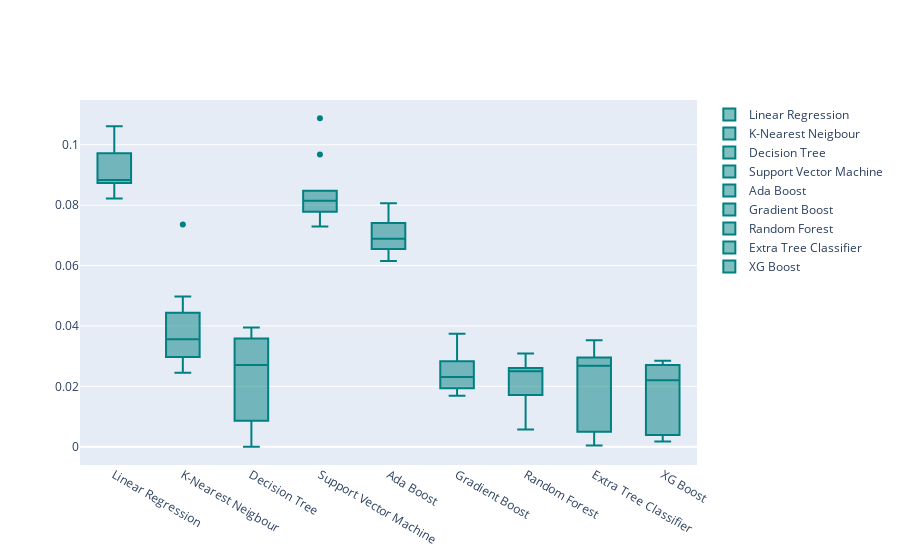

Source (notebook cell):
### Markdown cell above
### Model Training and Evaluation

### Code cell
import warnings
warnings.filterwarnings("ignore")

models = GetBasedModel()
names, results, metric_names, metric_values = BasedLine2(X_train, y_train, X_test, y_test, models)
PlotBoxR().PlotResult(names, results)
pd.DataFrame(metric_values, columns=metric_names[0], index=names)

### Figure 1 — Plotly figure (JSON) as saved in the notebook; plotly's stock layout.template omitted (floating-point values rounded to 4 significant figures)
{"data": [{"marker": {"color": "rgb(0, 128, 128)"}, "name": "Linear Regression", "type": "box", "y": [0.09061, 0.1062, 0.09718, 0.1039, 0.08283, 0.08737, 0.08775, 0.08894, 0.08762, 0.08217]}, {"marker": {"color": "rgb(0, 128, 128)"}, "name": "K-Nearest Neigbour", "type": "box", "y": [0.03661, 0.07356, 0.02838, 0.04979, 0.03343, 0.02449, 0.03661, 0.02968, 0.03455, 0.04436]}, {"marker": {"color": "rgb(0, 128, 128)"}, "name": "Decision Tree", "type": "box", "y": [0.02849, 0.03271, 0.03639, 0.03583, 0.02572, 0.008641, 1.453e-16, 0.004407, 0.02573, 0.03946]}, {"marker": {"color": "rgb(0, 128, 128)"}, "name": "Support Vector Machine", "type": "box", "y": [0.07296, 0.1088, 0.08369, 0.09677, 0.07928, 0.08475, 0.0786, 0.07646, 0.08375, 0.07783]}, {"marker": {"color": "rgb(0, 128, 128)"}, "name": "Ada Boost", "type": "box", "y": [0.06879, 0.07622, 0.06892, 0.06417, 0.07313, 0.06701, 0.06552, 0.07408, 0.06152, 0.08067]}, {"marker": {"color": "rgb(0, 128, 128)"}, "name": "Gradient Boost", "type": "box", "y": [0.01941, 0.02794, 0.02832, 0.03741, 0.02449, 0.0169, 0.02176, 0.01915, 0.02101, 0.03204]}, {"marker": {"color": "rgb(0, 128, 128)"}, "name": "Random Forest", "type": "box", "y": [0.02512, 0.02535, 0.02139, 0.03038, 0.02606, 0.008737, 0.01717, 0.005724, 0.02488, 0.03084]}, {"marker": {"color": "rgb(0, 128, 128)"}, "name": "Extra Tree Classifier", "type": "box", "y": [0.02789, 0.03272, 0.02573, 0.03525, 0.02574, 0.004987, 0.0009871, 0.0003742, 0.02959, 0.02949]}, {"marker": {"color": "rgb(0, 128, 128)"}, "name": "XG Boost", "type": "box", "y": [0.02339, 0.02704, 0.002824, 0.02848, 0.02267, 0.001737, 0.02136, 0.003897, 0.01649, 0.02782]}], "layout": {}}
